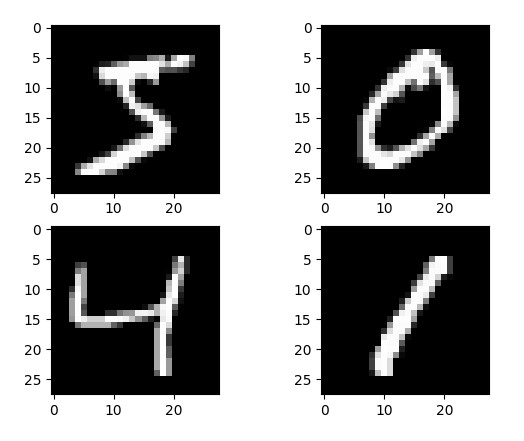

Write Python code to recreate this figure.
from keras.datasets import mnist
import matplotlib.pyplot as plt

# Load the MNIST dataset
(X_train, y_train), (X_test, y_test) = mnist.load_data()

# Plot 4 images as grayscale
plt.subplot(221)
plt.imshow(X_train[0], cmap=plt.get_cmap('gray'))
plt.subplot(222)
plt.imshow(X_train[1], cmap=plt.get_cmap('gray'))
plt.subplot(223)
plt.imshow(X_train[2], cmap=plt.get_cmap('gray'))
plt.subplot(224)
plt.imshow(X_train[3], cmap=plt.get_cmap('gray'))

# Show the plot
plt.show()
